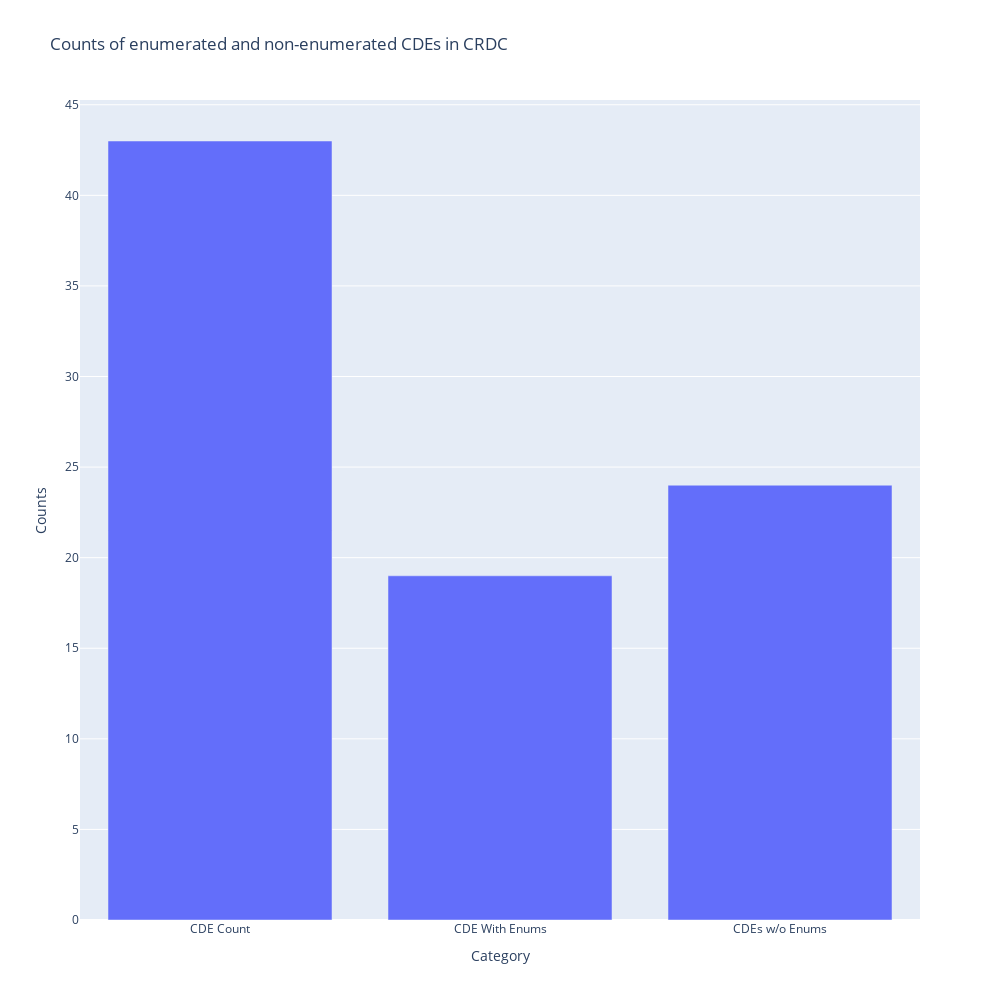

The notebook cell this image was saved under:
### Code cell
fig = px.bar(df, x = 'Category', y = 'Counts', title = 'Counts of enumerated and non-enumerated CDEs in CRDC', width = 1000, height = 1000)
fig.show()

### Figure 1 — Plotly figure (JSON) as saved in the notebook; plotly's stock layout.template omitted (floating-point values rounded to 4 significant figures)
{"data": [{"alignmentgroup": "True", "hovertemplate": "Category=%{x}<br>Counts=%{y}<extra></extra>", "legendgroup": "", "marker": {"color": "#636efa", "pattern": {"shape": ""}}, "name": "", "offsetgroup": "", "orientation": "v", "showlegend": false, "textposition": "auto", "type": "bar", "x": ["CDE Count", "CDE With Enums", "CDEs w/o Enums"], "xaxis": "x", "y": [43, 19, 24], "yaxis": "y"}], "layout": {"barmode": "relative", "height": 1000, "legend": {"tracegroupgap": 0}, "title": {"text": "Counts of enumerated and non-enumerated CDEs in CRDC"}, "width": 1000, "xaxis": {"anchor": "y", "autorange": true, "domain": [0, 1], "range": [-0.5, 2.5], "title": {"text": "Category"}, "type": "category"}, "yaxis": {"anchor": "x", "autorange": true, "domain": [0, 1], "range": [0, 45.26], "title": {"text": "Counts"}, "type": "linear"}}}
